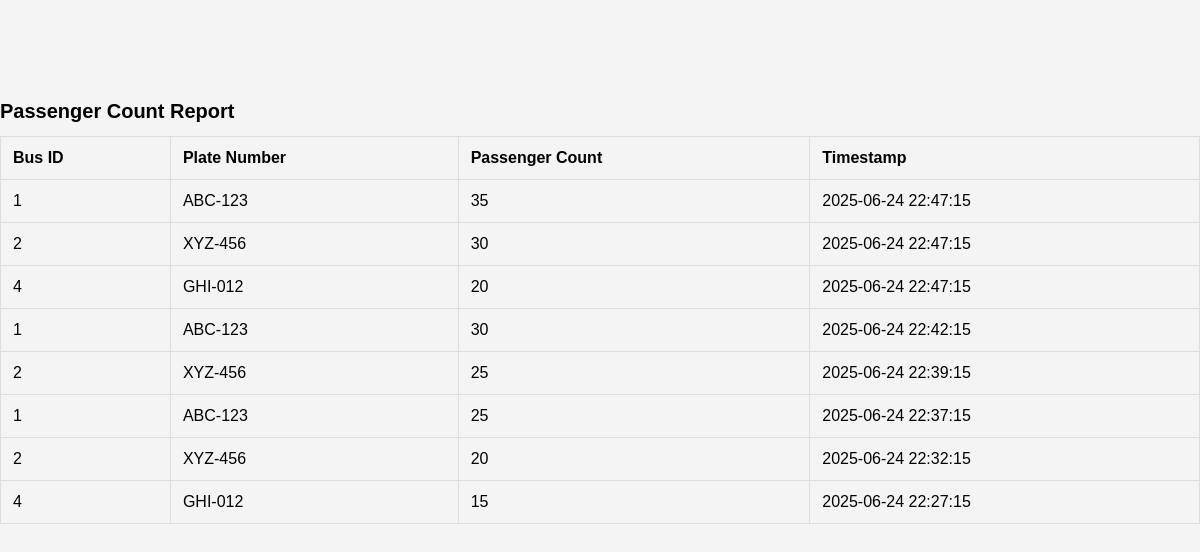
/view_passenger_count.php, run on the app's committed database.
### tables this page shows
CREATE TABLE passenger_counts (
    id INT PRIMARY KEY AUTO_INCREMENT,
    bus_id INT NOT NULL,
    current_count INT NOT NULL,
    timestamp TIMESTAMP DEFAULT CURRENT_TIMESTAMP,
    FOREIGN KEY (bus_id) REFERENCES buses(bus_id) ON DELETE CASCADE
);

CREATE TABLE buses (
    bus_id INT PRIMARY KEY AUTO_INCREMENT,
    plate_number VARCHAR(50) UNIQUE NOT NULL,
    capacity INT NOT NULL,
    status ENUM('active', 'inactive', 'maintenance') DEFAULT 'active',
    driver_id INT,
    created_at TIMESTAMP DEFAULT CURRENT_TIMESTAMP,
    FOREIGN KEY (driver_id) REFERENCES users(user_id) ON DELETE SET NULL
);

### public/view_passenger_count.php (the view, shortened to what this page needs)
<?php
$db = new Database();
$conn = $db->connect();
$sql = "
    SELECT p.bus_id, b.plate_number, p.current_count, p.timestamp
    FROM passenger_counts p
    JOIN buses b ON p.bus_id = b.bus_id
    ORDER BY p.timestamp DESC
";
$result = $conn->query($sql);
?>
<!DOCTYPE html>
<html>
<head>
    <link rel="stylesheet" href="css/style.css">
</head>
<body>
    <h1 style="margin-top: 100px; font-size: 20px;">Passenger Count Report</h1>
    <table border="1" cellpadding="10" cellspacing="0">
        <thead>
            <tr>
                <th>Bus ID</th>
                <th>Plate Number</th>
                <th>Passenger Count</th>
                <th>Timestamp</th>
            </tr>
        </thead>
        <tbody>
            <?php if ($result && $result->num_rows > 0): ?>
                <?php while ($row = $result->fetch_assoc()): ?>
                    <tr>
                        <td><?= htmlspecialchars($row['bus_id']) ?></td>
                        <td><?= htmlspecialchars($row['plate_number']) ?></td>
                        <td><?= htmlspecialchars($row['current_count']) ?></td>
                        <td><?= htmlspecialchars($row['timestamp']) ?></td>
                    </tr>
                <?php endwhile; ?>
            <?php else: ?>
                <tr><td colspan="4">No passenger data found.</td></tr>
            <?php endif; ?>
        </tbody>
    </table>
</body>
</html>

### public/css/style.css (style rules this page uses)
body { font-family: Arial, sans-serif; background-color: #f4f4f4; margin: 0; padding: 0; }
table { width: 100%; border-collapse: collapse; margin-bottom: 30px; }
table, th, td { border: 1px solid #ddd; }
th, td { padding: 12px; text-align: left; }

### data on the page
passenger_counts: bus "1", bus.plate_number "ABC-123", current_count "35", timestamp "2025-06-24 22:47:15"
passenger_counts: bus "2", bus.plate_number "XYZ-456", current_count "30", timestamp "2025-06-24 22:47:15"
passenger_counts: bus "4", bus.plate_number "GHI-012", current_count "20", timestamp "2025-06-24 22:47:15"
passenger_counts: bus "1", bus.plate_number "ABC-123", current_count "30", timestamp "2025-06-24 22:42:15"
passenger_counts: bus "2", bus.plate_number "XYZ-456", current_count "25", timestamp "2025-06-24 22:39:15"
passenger_counts: bus "1", bus.plate_number "ABC-123", current_count "25", timestamp "2025-06-24 22:37:15"
passenger_counts: bus "2", bus.plate_number "XYZ-456", current_count "20", timestamp "2025-06-24 22:32:15"
passenger_counts: bus "4", bus.plate_number "GHI-012", current_count "15", timestamp "2025-06-24 22:27:15"
